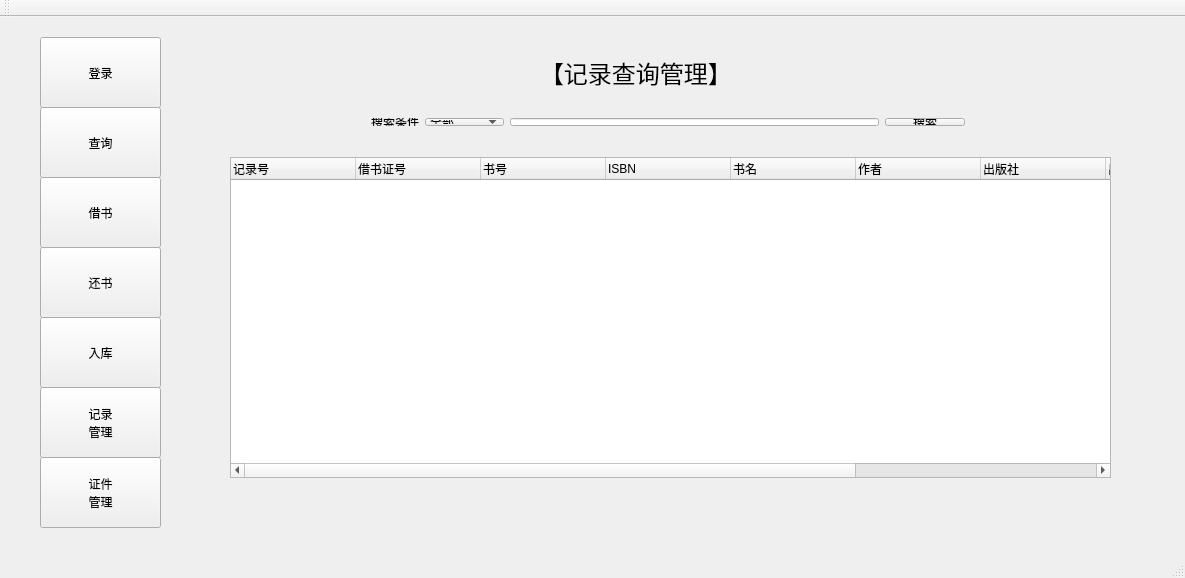
<?xml version="1.0" encoding="UTF-8"?>
<ui version="4.0">
 <class>libsysClass</class>
 <widget class="QMainWindow" name="libsysClass">
  <property name="geometry">
   <rect>
    <x>0</x>
    <y>0</y>
    <width>1185</width>
    <height>578</height>
   </rect>
  </property>
  <property name="windowTitle">
   <string>libsys</string>
  </property>
  <widget class="QWidget" name="centralWidget">
   <widget class="QStackedWidget" name="stackedWidget">
    <property name="geometry">
     <rect>
      <x>200</x>
      <y>20</y>
      <width>951</width>
      <height>461</height>
     </rect>
    </property>
    <property name="currentIndex">
     <number>5</number>
    </property>
    <widget class="QWidget" name="pageWelcome">
     <widget class="QLabel" name="welcome">
      <property name="geometry">
       <rect>
        <x>280</x>
        <y>130</y>
        <width>351</width>
        <height>81</height>
       </rect>
      </property>
      <property name="text">
       <string/>
      </property>
     </widget>
    </widget>
    <widget class="QWidget" name="pageQuery">
     <widget class="QLabel" name="label">
      <property name="geometry">
       <rect>
        <x>330</x>
        <y>0</y>
        <width>421</width>
        <height>71</height>
       </rect>
      </property>
      <property name="font">
       <font>
        <family>黑体</family>
        <pointsize>18</pointsize>
       </font>
      </property>
      <property name="text">
       <string>【欢迎使用查询系统】</string>
      </property>
      <property name="textFormat">
       <enum>Qt::PlainText</enum>
      </property>
      <property name="scaledContents">
       <bool>false</bool>
      </property>
     </widget>
     <widget class="QWidget" name="layoutWidget">
      <property name="geometry">
       <rect>
        <x>190</x>
        <y>70</y>
        <width>561</width>
        <height>26</height>
       </rect>
      </property>
      <layout class="QHBoxLayout" name="horizontalLayout">
       <item>
        <widget class="QLabel" name="label_2">
         <property name="text">
          <string>搜索条件</string>
         </property>
        </widget>
       </item>
       <item>
        <widget class="QComboBox" name="search_item">
         <item>
          <property name="text">
           <string>书号</string>
          </property>
         </item>
         <item>
          <property name="text">
           <string>ISBN</string>
          </property>
         </item>
         <item>
          <property name="text">
           <string>书名</string>
          </property>
         </item>
         <item>
          <property name="text">
           <string>作者</string>
          </property>
         </item>
         <item>
          <property name="text">
           <string>出版社</string>
          </property>
         </item>
         <item>
          <property name="text">
           <string>出版年</string>
          </property>
         </item>
        </widget>
       </item>
       <item>
        <widget class="QLineEdit" name="search_content">
         <property name="minimumSize">
          <size>
           <width>350</width>
           <height>0</height>
          </size>
         </property>
        </widget>
       </item>
      </layout>
     </widget>
     <widget class="QWidget" name="layoutWidget">
      <property name="geometry">
       <rect>
        <x>530</x>
        <y>110</y>
        <width>219</width>
        <height>30</height>
       </rect>
      </property>
      <layout class="QHBoxLayout" name="horizontalLayout_2">
       <item>
        <widget class="QCheckBox" name="cbxContent">
         <property name="text">
          <string>只看有库存的</string>
         </property>
        </widget>
       </item>
       <item>
        <widget class="QPushButton" name="btnsearch">
         <property name="text">
          <string>搜索</string>
         </property>
        </widget>
       </item>
      </layout>
     </widget>
     <widget class="QTreeWidget" name="treeWidget">
      <property name="geometry">
       <rect>
        <x>30</x>
        <y>160</y>
        <width>881</width>
        <height>281</height>
       </rect>
      </property>
      <attribute name="headerCascadingSectionResizes">
       <bool>false</bool>
      </attribute>
      <attribute name="headerDefaultSectionSize">
       <number>125</number>
      </attribute>
      <attribute name="headerStretchLastSection">
       <bool>false</bool>
      </attribute>
      <column>
       <property name="text">
        <string>书号</string>
       </property>
      </column>
      <column>
       <property name="text">
        <string>ISBN</string>
       </property>
      </column>
      <column>
       <property name="text">
        <string>书名</string>
       </property>
      </column>
      <column>
       <property name="text">
        <string>作者</string>
       </property>
      </column>
      <column>
       <property name="text">
        <string>出版社</string>
       </property>
      </column>
      <column>
       <property name="text">
        <string>出版年</string>
       </property>
      </column>
      <column>
       <property name="text">
        <string>总藏书量</string>
       </property>
      </column>
      <column>
       <property name="text">
        <string>库存</string>
       </property>
      </column>
     </widget>
    </widget>
    <widget class="QWidget" name="pageBorrow">
     <widget class="QWidget" name="layoutWidget">
      <property name="geometry">
       <rect>
        <x>250</x>
        <y>100</y>
        <width>421</width>
        <height>251</height>
       </rect>
      </property>
      <layout class="QVBoxLayout" name="verticalLayout_3">
       <item>
        <layout class="QHBoxLayout" name="horizontalLayout_9">
         <item>
          <widget class="QLabel" name="label_9">
           <property name="text">
            <string>借书证号</string>
           </property>
          </widget>
         </item>
         <item>
          <widget class="QLineEdit" name="borrow_a"/>
         </item>
        </layout>
       </item>
       <item>
        <layout class="QHBoxLayout" name="horizontalLayout_10">
         <item>
          <widget class="QLabel" name="label_10">
           <property name="minimumSize">
            <size>
             <width>60</width>
             <height>0</height>
            </size>
           </property>
           <property name="text">
            <string>书号</string>
           </property>
          </widget>
         </item>
         <item>
          <widget class="QLineEdit" name="borrow_b"/>
         </item>
        </layout>
       </item>
       <item>
        <layout class="QHBoxLayout" name="horizontalLayout_11">
         <item>
          <widget class="QLabel" name="label_11">
           <property name="text">
            <string>借书日期</string>
           </property>
          </widget>
         </item>
         <item>
          <widget class="QDateEdit" name="borrow_date">
           <property name="calendarPopup">
            <bool>true</bool>
           </property>
           <property name="timeSpec">
            <enum>Qt::LocalTime</enum>
           </property>
          </widget>
         </item>
        </layout>
       </item>
       <item>
        <layout class="QHBoxLayout" name="horizontalLayout_12">
         <item>
          <spacer name="horizontalSpacer">
           <property name="orientation">
            <enum>Qt::Horizontal</enum>
           </property>
           <property name="sizeHint" stdset="0">
            <size>
             <width>40</width>
             <height>20</height>
            </size>
           </property>
          </spacer>
         </item>
         <item>
          <widget class="QPushButton" name="btnBorrowOK">
           <property name="text">
            <string>确认</string>
           </property>
          </widget>
         </item>
         <item>
          <spacer name="horizontalSpacer_2">
           <property name="orientation">
            <enum>Qt::Horizontal</enum>
           </property>
           <property name="sizeHint" stdset="0">
            <size>
             <width>40</width>
             <height>20</height>
            </size>
           </property>
          </spacer>
         </item>
        </layout>
       </item>
      </layout>
     </widget>
     <widget class="QWidget" name="layoutWidget">
      <property name="geometry">
       <rect>
        <x>340</x>
        <y>40</y>
        <width>222</width>
        <height>32</height>
       </rect>
      </property>
      <layout class="QHBoxLayout" name="horizontalLayout_13">
       <item>
        <spacer name="horizontalSpacer_3">
         <property name="orientation">
          <enum>Qt::Horizontal</enum>
         </property>
         <property name="sizeHint" stdset="0">
          <size>
           <width>13</width>
           <height>27</height>
          </size>
         </property>
        </spacer>
       </item>
       <item>
        <widget class="QLabel" name="label_12">
         <property name="font">
          <font>
           <family>黑体</family>
           <pointsize>18</pointsize>
          </font>
         </property>
         <property name="text">
          <string>【图书借阅】</string>
         </property>
         <property name="textFormat">
          <enum>Qt::PlainText</enum>
         </property>
         <property name="scaledContents">
          <bool>false</bool>
         </property>
        </widget>
       </item>
       <item>
        <spacer name="horizontalSpacer_4">
         <property name="orientation">
          <enum>Qt::Horizontal</enum>
         </property>
         <property name="sizeHint" stdset="0">
          <size>
           <width>13</width>
           <height>27</height>
          </size>
         </property>
        </spacer>
       </item>
      </layout>
     </widget>
    </widget>
    <widget class="QWidget" name="pageReturn">
     <widget class="QLabel" name="label_13">
      <property name="geometry">
       <rect>
        <x>358</x>
        <y>41</y>
        <width>180</width>
        <height>30</height>
       </rect>
      </property>
      <property name="font">
       <font>
        <family>黑体</family>
        <pointsize>18</pointsize>
       </font>
      </property>
      <property name="text">
       <string>【图书归还】</string>
      </property>
      <property name="textFormat">
       <enum>Qt::PlainText</enum>
      </property>
      <property name="scaledContents">
       <bool>false</bool>
      </property>
     </widget>
     <widget class="QWidget" name="">
      <property name="geometry">
       <rect>
        <x>250</x>
        <y>100</y>
        <width>411</width>
        <height>251</height>
       </rect>
      </property>
      <layout class="QVBoxLayout" name="verticalLayout_4">
       <item>
        <layout class="QHBoxLayout" name="horizontalLayout_18">
         <item>
          <widget class="QLabel" name="label_17">
           <property name="text">
            <string>借书证号</string>
           </property>
          </widget>
         </item>
         <item>
          <widget class="QLineEdit" name="return_a"/>
         </item>
        </layout>
       </item>
       <item>
        <layout class="QHBoxLayout" name="horizontalLayout_19">
         <item>
          <widget class="QLabel" name="label_18">
           <property name="minimumSize">
            <size>
             <width>60</width>
             <height>0</height>
            </size>
           </property>
           <property name="text">
            <string>书号</string>
           </property>
          </widget>
         </item>
         <item>
          <widget class="QLineEdit" name="return_b"/>
         </item>
        </layout>
       </item>
       <item>
        <layout class="QHBoxLayout" name="horizontalLayout_22">
         <item>
          <widget class="QLabel" name="label_22">
           <property name="minimumSize">
            <size>
             <width>60</width>
             <height>0</height>
            </size>
           </property>
           <property name="text">
            <string>记录号</string>
           </property>
          </widget>
         </item>
         <item>
          <widget class="QLineEdit" name="return_r"/>
         </item>
        </layout>
       </item>
       <item>
        <layout class="QHBoxLayout" name="horizontalLayout_20">
         <item>
          <widget class="QLabel" name="label_19">
           <property name="text">
            <string>还书日期</string>
           </property>
          </widget>
         </item>
         <item>
          <widget class="QDateEdit" name="return_date">
           <property name="calendarPopup">
            <bool>true</bool>
           </property>
           <property name="timeSpec">
            <enum>Qt::LocalTime</enum>
           </property>
          </widget>
         </item>
        </layout>
       </item>
       <item>
        <layout class="QHBoxLayout" name="horizontalLayout_21">
         <item>
          <spacer name="horizontalSpacer_7">
           <property name="orientation">
            <enum>Qt::Horizontal</enum>
           </property>
           <property name="sizeHint" stdset="0">
            <size>
             <width>40</width>
             <height>20</height>
            </size>
           </property>
          </spacer>
         </item>
         <item>
          <widget class="QPushButton" name="btnReturnOK">
           <property name="text">
            <string>确认</string>
           </property>
          </widget>
         </item>
         <item>
          <spacer name="horizontalSpacer_8">
           <property name="orientation">
            <enum>Qt::Horizontal</enum>
           </property>
           <property name="sizeHint" stdset="0">
            <size>
             <width>40</width>
             <height>20</height>
            </size>
           </property>
          </spacer>
         </item>
        </layout>
       </item>
      </layout>
     </widget>
    </widget>
    <widget class="QWidget" name="pageIn">
     <widget class="QLabel" name="label_20">
      <property name="geometry">
       <rect>
        <x>358</x>
        <y>41</y>
        <width>180</width>
        <height>30</height>
       </rect>
      </property>
      <property name="font">
       <font>
        <family>黑体</family>
        <pointsize>18</pointsize>
       </font>
      </property>
      <property name="text">
       <string>【图书入库】</string>
      </property>
      <property name="textFormat">
       <enum>Qt::PlainText</enum>
      </property>
      <property name="scaledContents">
       <bool>false</bool>
      </property>
     </widget>
     <widget class="QPushButton" name="btnInOK">
      <property name="geometry">
       <rect>
        <x>400</x>
        <y>400</y>
        <width>93</width>
        <height>28</height>
       </rect>
      </property>
      <property name="text">
       <string>确认</string>
      </property>
     </widget>
     <widget class="QWidget" name="layoutWidget">
      <property name="geometry">
       <rect>
        <x>80</x>
        <y>100</y>
        <width>741</width>
        <height>268</height>
       </rect>
      </property>
      <layout class="QVBoxLayout" name="verticalLayout">
       <item>
        <layout class="QHBoxLayout" name="horizontalLayout_3">
         <item>
          <spacer name="horizontalSpacer_9">
           <property name="orientation">
            <enum>Qt::Horizontal</enum>
           </property>
           <property name="sizeHint" stdset="0">
            <size>
             <width>40</width>
             <height>20</height>
            </size>
           </property>
          </spacer>
         </item>
         <item>
          <widget class="QLabel" name="label_3">
           <property name="minimumSize">
            <size>
             <width>45</width>
             <height>0</height>
            </size>
           </property>
           <property name="text">
            <string>书号</string>
           </property>
          </widget>
         </item>
         <item>
          <widget class="QLineEdit" name="InBid">
           <property name="minimumSize">
            <size>
             <width>220</width>
             <height>0</height>
            </size>
           </property>
          </widget>
         </item>
         <item>
          <spacer name="horizontalSpacer_10">
           <property name="orientation">
            <enum>Qt::Horizontal</enum>
           </property>
           <property name="sizeHint" stdset="0">
            <size>
             <width>40</width>
             <height>20</height>
            </size>
           </property>
          </spacer>
         </item>
         <item>
          <widget class="QLabel" name="label_4">
           <property name="minimumSize">
            <size>
             <width>45</width>
             <height>0</height>
            </size>
           </property>
           <property name="text">
            <string>ISBN</string>
           </property>
          </widget>
         </item>
         <item>
          <widget class="QLineEdit" name="InISBN">
           <property name="minimumSize">
            <size>
             <width>220</width>
             <height>0</height>
            </size>
           </property>
          </widget>
         </item>
         <item>
          <spacer name="horizontalSpacer_11">
           <property name="orientation">
            <enum>Qt::Horizontal</enum>
           </property>
           <property name="sizeHint" stdset="0">
            <size>
             <width>40</width>
             <height>20</height>
            </size>
           </property>
          </spacer>
         </item>
        </layout>
       </item>
       <item>
        <spacer name="verticalSpacer">
         <property name="orientation">
          <enum>Qt::Vertical</enum>
         </property>
         <property name="sizeHint" stdset="0">
          <size>
           <width>20</width>
           <height>40</height>
          </size>
         </property>
        </spacer>
       </item>
       <item>
        <layout class="QHBoxLayout" name="horizontalLayout_4">
         <item>
          <spacer name="horizontalSpacer_12">
           <property name="orientation">
            <enum>Qt::Horizontal</enum>
           </property>
           <property name="sizeHint" stdset="0">
            <size>
             <width>40</width>
             <height>20</height>
            </size>
           </property>
          </spacer>
         </item>
         <item>
          <widget class="QLabel" name="label_5">
           <property name="minimumSize">
            <size>
             <width>45</width>
             <height>0</height>
            </size>
           </property>
           <property name="text">
            <string>书名</string>
           </property>
          </widget>
         </item>
         <item>
          <widget class="QLineEdit" name="InTitle">
           <property name="minimumSize">
            <size>
             <width>220</width>
             <height>0</height>
            </size>
           </property>
          </widget>
         </item>
         <item>
          <spacer name="horizontalSpacer_13">
           <property name="orientation">
            <enum>Qt::Horizontal</enum>
           </property>
           <property name="sizeHint" stdset="0">
            <size>
             <width>40</width>
             <height>20</height>
            </size>
           </property>
          </spacer>
         </item>
         <item>
          <widget class="QLabel" name="label_6">
           <property name="minimumSize">
            <size>
             <width>45</width>
             <height>0</height>
            </size>
           </property>
           <property name="text">
            <string>作者</string>
           </property>
          </widget>
         </item>
         <item>
          <widget class="QLineEdit" name="InAuthor">
           <property name="minimumSize">
            <size>
             <width>220</width>
             <height>0</height>
            </size>
           </property>
          </widget>
         </item>
         <item>
          <spacer name="horizontalSpacer_14">
           <property name="orientation">
            <enum>Qt::Horizontal</enum>
           </property>
           <property name="sizeHint" stdset="0">
            <size>
             <width>40</width>
             <height>20</height>
            </size>
           </property>
          </spacer>
         </item>
        </layout>
       </item>
       <item>
        <spacer name="verticalSpacer_2">
         <property name="orientation">
          <enum>Qt::Vertical</enum>
         </property>
         <property name="sizeHint" stdset="0">
          <size>
           <width>20</width>
           <height>40</height>
          </size>
         </property>
        </spacer>
       </item>
       <item>
        <layout class="QHBoxLayout" name="horizontalLayout_33">
         <item>
          <spacer name="horizontalSpacer_33">
           <property name="orientation">
            <enum>Qt::Horizontal</enum>
           </property>
           <property name="sizeHint" stdset="0">
            <size>
             <width>40</width>
             <height>20</height>
            </size>
           </property>
          </spacer>
         </item>
         <item>
          <widget class="QLabel" name="label_38">
           <property name="minimumSize">
            <size>
             <width>45</width>
             <height>0</height>
            </size>
           </property>
           <property name="text">
            <string>出版社</string>
           </property>
          </widget>
         </item>
         <item>
          <widget class="QLineEdit" name="InPub">
           <property name="minimumSize">
            <size>
             <width>220</width>
             <height>0</height>
            </size>
           </property>
          </widget>
         </item>
         <item>
          <spacer name="horizontalSpacer_34">
           <property name="orientation">
            <enum>Qt::Horizontal</enum>
           </property>
           <property name="sizeHint" stdset="0">
            <size>
             <width>40</width>
             <height>20</height>
            </size>
           </property>
          </spacer>
         </item>
         <item>
          <widget class="QLabel" name="label_39">
           <property name="minimumSize">
            <size>
             <width>45</width>
             <height>0</height>
            </size>
           </property>
           <property name="text">
            <string>出版年</string>
           </property>
          </widget>
         </item>
         <item>
          <widget class="QLineEdit" name="InYear">
           <property name="minimumSize">
            <size>
             <width>220</width>
             <height>0</height>
            </size>
           </property>
          </widget>
         </item>
         <item>
          <spacer name="horizontalSpacer_35">
           <property name="orientation">
            <enum>Qt::Horizontal</enum>
           </property>
           <property name="sizeHint" stdset="0">
            <size>
             <width>40</width>
             <height>20</height>
            </size>
           </property>
          </spacer>
         </item>
        </layout>
       </item>
       <item>
        <spacer name="verticalSpacer_3">
         <property name="orientation">
          <enum>Qt::Vertical</enum>
         </property>
         <property name="sizeHint" stdset="0">
          <size>
           <width>20</width>
           <height>40</height>
          </size>
         </property>
        </spacer>
       </item>
       <item>
        <layout class="QHBoxLayout" name="horizontalLayout_34">
         <item>
          <spacer name="horizontalSpacer_36">
           <property name="orientation">
            <enum>Qt::Horizontal</enum>
           </property>
           <property name="sizeHint" stdset="0">
            <size>
             <width>40</width>
             <height>20</height>
            </size>
           </property>
          </spacer>
         </item>
         <item>
          <widget class="QLabel" name="label_40">
           <property name="text">
            <string>数量</string>
           </property>
          </widget>
         </item>
         <item>
          <widget class="QLineEdit" name="InCnt">
           <property name="minimumSize">
            <size>
             <width>220</width>
             <height>0</height>
            </size>
           </property>
          </widget>
         </item>
         <item>
          <spacer name="horizontalSpacer_38">
           <property name="orientation">
            <enum>Qt::Horizontal</enum>
           </property>
           <property name="sizeHint" stdset="0">
            <size>
             <width>40</width>
             <height>20</height>
            </size>
           </property>
          </spacer>
         </item>
        </layout>
       </item>
      </layout>
     </widget>
    </widget>
    <widget class="QWidget" name="pageRec">
     <widget class="QTreeWidget" name="treeWidget_rec">
      <property name="geometry">
       <rect>
        <x>30</x>
        <y>120</y>
        <width>881</width>
        <height>321</height>
       </rect>
      </property>
      <attribute name="headerCascadingSectionResizes">
       <bool>false</bool>
      </attribute>
      <attribute name="headerDefaultSectionSize">
       <number>125</number>
      </attribute>
      <attribute name="headerStretchLastSection">
       <bool>false</bool>
      </attribute>
      <column>
       <property name="text">
        <string>记录号</string>
       </property>
      </column>
      <column>
       <property name="text">
        <string>借书证号</string>
       </property>
      </column>
      <column>
       <property name="text">
        <string>书号</string>
       </property>
      </column>
      <column>
       <property name="text">
        <string>ISBN</string>
       </property>
      </column>
      <column>
       <property name="text">
        <string>书名</string>
       </property>
      </column>
      <column>
       <property name="text">
        <string>作者</string>
       </property>
      </column>
      <column>
       <property name="text">
        <string>出版社</string>
       </property>
      </column>
      <column>
       <property name="text">
        <string>出版年</string>
       </property>
      </column>
      <column>
       <property name="text">
        <string>借书时间</string>
       </property>
      </column>
      <column>
       <property name="text">
        <string>还书时间</string>
       </property>
      </column>
     </widget>
     <widget class="QLabel" name="label_7">
      <property name="geometry">
       <rect>
        <x>340</x>
        <y>0</y>
        <width>421</width>
        <height>71</height>
       </rect>
      </property>
      <property name="font">
       <font>
        <family>黑体</family>
        <pointsize>18</pointsize>
       </font>
      </property>
      <property name="text">
       <string>【记录查询管理】</string>
      </property>
      <property name="textFormat">
       <enum>Qt::PlainText</enum>
      </property>
      <property name="scaledContents">
       <bool>false</bool>
      </property>
     </widget>
     <widget class="QWidget" name="layoutWidget">
      <property name="geometry">
       <rect>
        <x>160</x>
        <y>70</y>
        <width>616</width>
        <height>30</height>
       </rect>
      </property>
      <layout class="QHBoxLayout" name="horizontalLayout_7">
       <item>
        <widget class="QLabel" name="label_14">
         <property name="text">
          <string>搜索条件</string>
         </property>
        </widget>
       </item>
       <item>
        <widget class="QComboBox" name="search_item_rec">
         <item>
          <property name="text">
           <string>全部</string>
          </property>
         </item>
         <item>
          <property name="text">
           <string>借书证号</string>
          </property>
         </item>
         <item>
          <property name="text">
           <string>书号</string>
          </property>
         </item>
         <item>
          <property name="text">
           <string>ISBN</string>
          </property>
         </item>
         <item>
          <property name="text">
           <string>书名</string>
          </property>
         </item>
         <item>
          <property name="text">
           <string>作者</string>
          </property>
         </item>
         <item>
          <property name="text">
           <string>出版社</string>
          </property>
         </item>
         <item>
          <property name="text">
           <string>出版年</string>
          </property>
         </item>
         <item>
          <property name="text">
           <string>借书时间</string>
          </property>
         </item>
         <item>
          <property name="text">
           <string>还书时间</string>
          </property>
         </item>
         <item>
          <property name="text">
           <string>记录号</string>
          </property>
         </item>
        </widget>
       </item>
       <item>
        <widget class="QLineEdit" name="search_content_rec">
         <property name="enabled">
          <bool>true</bool>
         </property>
         <property name="minimumSize">
          <size>
           <width>350</width>
           <height>0</height>
          </size>
         </property>
        </widget>
       </item>
       <item>
        <widget class="QPushButton" name="btnsearch_rec">
         <property name="text">
          <string>搜索</string>
         </property>
        </widget>
       </item>
      </layout>
     </widget>
    </widget>
    <widget class="QWidget" name="page">
     <widget class="QLabel" name="label_21">
      <property name="geometry">
       <rect>
        <x>340</x>
        <y>0</y>
        <width>421</width>
        <height>71</height>
       </rect>
      </property>
      <property name="font">
       <font>
        <family>黑体</family>
        <pointsize>18</pointsize>
       </font>
      </property>
      <property name="text">
       <string>【证件管理】</string>
      </property>
      <property name="textFormat">
       <enum>Qt::PlainText</enum>
      </property>
      <property name="scaledContents">
       <bool>false</bool>
      </property>
     </widget>
     <widget class="QWidget" name="layoutWidget_3">
      <property name="geometry">
       <rect>
        <x>160</x>
        <y>70</y>
        <width>616</width>
        <height>30</height>
       </rect>
      </property>
      <layout class="QHBoxLayout" name="horizontalLayout_14">
       <item>
        <widget class="QLabel" name="label_16">
         <property name="text">
          <string>搜索条件</string>
         </property>
        </widget>
       </item>
       <item>
        <widget class="QComboBox" name="search_item_usr">
         <item>
          <property name="text">
           <string>借书证号</string>
          </property>
         </item>
         <item>
          <property name="text">
           <string>姓名</string>
          </property>
         </item>
        </widget>
       </item>
       <item>
        <widget class="QLineEdit" name="search_content_usr">
         <property name="enabled">
          <bool>true</bool>
         </property>
         <property name="minimumSize">
          <size>
           <width>350</width>
           <height>0</height>
          </size>
         </property>
        </widget>
       </item>
       <item>
        <widget class="QPushButton" name="btnsearch_usr">
         <property name="text">
          <string>搜索</string>
         </property>
        </widget>
       </item>
      </layout>
     </widget>
     <widget class="QTreeWidget" name="treeWidget_usr">
      <property name="geometry">
       <rect>
        <x>40</x>
        <y>120</y>
        <width>641</width>
        <height>321</height>
       </rect>
      </property>
      <attribute name="headerCascadingSectionResizes">
       <bool>false</bool>
      </attribute>
      <attribute name="headerDefaultSectionSize">
       <number>125</number>
      </attribute>
      <attribute name="headerStretchLastSection">
       <bool>true</bool>
      </attribute>
      <column>
       <property name="text">
        <string>选择</string>
       </property>
      </column>
      <column>
       <property name="text">
        <string>借书证号</string>
       </property>
      </column>
      <column>
       <property name="text">
        <string>姓名</string>
       </property>
      </column>
      <column>
       <property name="text">
        <string>权限</string>
       </property>
      </column>
     </widget>
     <widget class="QWidget" name="layoutWidget">
      <property name="geometry">
       <rect>
        <x>740</x>
        <y>180</y>
        <width>139</width>
        <height>168</height>
       </rect>
      </property>
      <layout class="QVBoxLayout" name="verticalLayout_2">
       <item>
        <widget class="QToolButton" name="btnAdd">
         <property name="minimumSize">
          <size>
           <width>0</width>
           <height>0</height>
          </size>
         </property>
         <property name="text">
          <string>添加用户</string>
         </property>
         <property name="icon">
          <iconset resource="libsys.qrc">
           <normaloff>:/libsys/Resources/add.png</normaloff>:/libsys/Resources/add.png</iconset>
         </property>
         <property name="iconSize">
          <size>
           <width>50</width>
           <height>50</height>
          </size>
         </property>
         <property name="toolButtonStyle">
          <enum>Qt::ToolButtonTextBesideIcon</enum>
         </property>
        </widget>
       </item>
       <item>
        <spacer name="verticalSpacer_4">
         <property name="orientation">
          <enum>Qt::Vertical</enum>
         </property>
         <property name="sizeHint" stdset="0">
          <size>
           <width>20</width>
           <height>40</height>
          </size>
         </property>
        </spacer>
       </item>
       <item>
        <widget class="QToolButton" name="btnDel">
         <property name="minimumSize">
          <size>
           <width>0</width>
           <height>0</height>
          </size>
         </property>
         <property name="text">
          <string>删除用户</string>
         </property>
         <property name="icon">
          <iconset resource="libsys.qrc">
           <normaloff>:/libsys/Resources/del.png</normaloff>:/libsys/Resources/del.png</iconset>
         </property>
         <property name="iconSize">
          <size>
           <width>50</width>
           <height>50</height>
          </size>
         </property>
         <property name="toolButtonStyle">
          <enum>Qt::ToolButtonTextBesideIcon</enum>
         </property>
        </widget>
       </item>
      </layout>
     </widget>
    </widget>
   </widget>
   <widget class="QToolButton" name="btnLogin">
    <property name="geometry">
     <rect>
      <x>40</x>
      <y>20</y>
      <width>121</width>
      <height>71</height>
     </rect>
    </property>
    <property name="text">
     <string>登录</string>
    </property>
    <property name="icon">
     <iconset resource="libsys.qrc">
      <normaloff>:/libsys/Resources/login.png</normaloff>:/libsys/Resources/login.png</iconset>
    </property>
    <property name="iconSize">
     <size>
      <width>70</width>
      <height>70</height>
     </size>
    </property>
    <property name="toolButtonStyle">
     <enum>Qt::ToolButtonTextBesideIcon</enum>
    </property>
   </widget>
   <widget class="QToolButton" name="btnQuery">
    <property name="geometry">
     <rect>
      <x>40</x>
      <y>90</y>
      <width>121</width>
      <height>71</height>
     </rect>
    </property>
    <property name="text">
     <string>查询</string>
    </property>
    <property name="icon">
     <iconset resource="libsys.qrc">
      <normaloff>:/libsys/Resources/query.png</normaloff>:/libsys/Resources/query.png</iconset>
    </property>
    <property name="iconSize">
     <size>
      <width>70</width>
      <height>70</height>
     </size>
    </property>
    <property name="toolButtonStyle">
     <enum>Qt::ToolButtonTextBesideIcon</enum>
    </property>
   </widget>
   <widget class="QToolButton" name="btnBorrow">
    <property name="geometry">
     <rect>
      <x>40</x>
      <y>160</y>
      <width>121</width>
      <height>71</height>
     </rect>
    </property>
    <property name="text">
     <string>借书</string>
    </property>
    <property name="icon">
     <iconset resource="libsys.qrc">
      <normaloff>:/libsys/Resources/borrow.png</normaloff>:/libsys/Resources/borrow.png</iconset>
    </property>
    <property name="iconSize">
     <size>
      <width>70</width>
      <height>70</height>
     </size>
    </property>
    <property name="toolButtonStyle">
     <enum>Qt::ToolButtonTextBesideIcon</enum>
    </property>
   </widget>
   <widget class="QToolButton" name="btnReturn">
    <property name="geometry">
     <rect>
      <x>40</x>
      <y>230</y>
      <width>121</width>
      <height>71</height>
     </rect>
    </property>
    <property name="text">
     <string>还书</string>
    </property>
    <property name="icon">
     <iconset resource="libsys.qrc">
      <normaloff>:/libsys/Resources/return.png</normaloff>:/libsys/Resources/return.png</iconset>
    </property>
    <property name="iconSize">
     <size>
      <width>70</width>
      <height>70</height>
     </size>
    </property>
    <property name="toolButtonStyle">
     <enum>Qt::ToolButtonTextBesideIcon</enum>
    </property>
   </widget>
   <widget class="QToolButton" name="btnIn">
    <property name="geometry">
     <rect>
      <x>40</x>
      <y>300</y>
      <width>121</width>
      <height>71</height>
     </rect>
    </property>
    <property name="text">
     <string>入库</string>
    </property>
    <property name="icon">
     <iconset resource="libsys.qrc">
      <normaloff>:/libsys/Resources/in.png</normaloff>:/libsys/Resources/in.png</iconset>
    </property>
    <property name="iconSize">
     <size>
      <width>70</width>
      <height>70</height>
     </size>
    </property>
    <property name="toolButtonStyle">
     <enum>Qt::ToolButtonTextBesideIcon</enum>
    </property>
   </widget>
   <widget class="QToolButton" name="btnRec">
    <property name="geometry">
     <rect>
      <x>40</x>
      <y>370</y>
      <width>121</width>
      <height>71</height>
     </rect>
    </property>
    <property name="text">
     <string>记录
管理</string>
    </property>
    <property name="icon">
     <iconset resource="libsys.qrc">
      <normaloff>:/libsys/Resources/rec.png</normaloff>:/libsys/Resources/rec.png</iconset>
    </property>
    <property name="iconSize">
     <size>
      <width>70</width>
      <height>70</height>
     </size>
    </property>
    <property name="toolButtonStyle">
     <enum>Qt::ToolButtonTextBesideIcon</enum>
    </property>
   </widget>
   <widget class="QToolButton" name="btnUser">
    <property name="geometry">
     <rect>
      <x>40</x>
      <y>440</y>
      <width>121</width>
      <height>71</height>
     </rect>
    </property>
    <property name="text">
     <string>证件
管理</string>
    </property>
    <property name="icon">
     <iconset resource="libsys.qrc">
      <normaloff>:/libsys/Resources/user.png</normaloff>:/libsys/Resources/user.png</iconset>
    </property>
    <property name="iconSize">
     <size>
      <width>70</width>
      <height>70</height>
     </size>
    </property>
    <property name="toolButtonStyle">
     <enum>Qt::ToolButtonTextBesideIcon</enum>
    </property>
   </widget>
  </widget>
  <widget class="QMenuBar" name="menuBar">
   <property name="geometry">
    <rect>
     <x>0</x>
     <y>0</y>
     <width>1185</width>
     <height>26</height>
    </rect>
   </property>
  </widget>
  <widget class="QToolBar" name="mainToolBar">
   <attribute name="toolBarArea">
    <enum>TopToolBarArea</enum>
   </attribute>
   <attribute name="toolBarBreak">
    <bool>false</bool>
   </attribute>
  </widget>
  <widget class="QStatusBar" name="statusBar"/>
 </widget>
 <layoutdefault spacing="6" margin="11"/>
 <resources>
  <include location="libsys.qrc"/>
 </resources>
 <connections/>
</ui>
